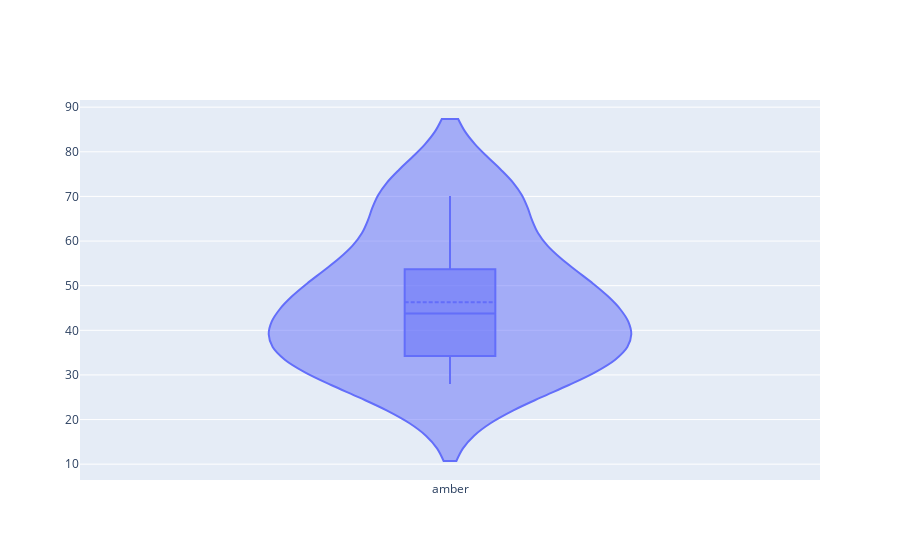

This figure's notebook cell:
### Code cell
fig = go.Figure()
fig.add_trace(
    go.Violin(
        y=t,
        box_visible=True,
        meanline_visible=True,
        x0=location
    )
)
fig.show()

### Figure 1 — Plotly figure (JSON) as saved in the notebook; plotly's stock layout.template omitted (floating-point values rounded to 4 significant figures)
{"data": [{"box": {"visible": true}, "meanline": {"visible": true}, "type": "violin", "x0": "amber", "y": [69.82, 39.2, 38, 34.77, 53.03, 48.05, 33.71, 54.35, 50.25, 46.4, 33.2, 69.93, 27.94, 30.33, 41.1, 70.12]}], "layout": {"autosize": true, "xaxis": {"autorange": true, "range": [-0.5, 0.5], "type": "category"}, "yaxis": {"autorange": true, "range": [6.452, 91.61], "type": "linear"}}}
